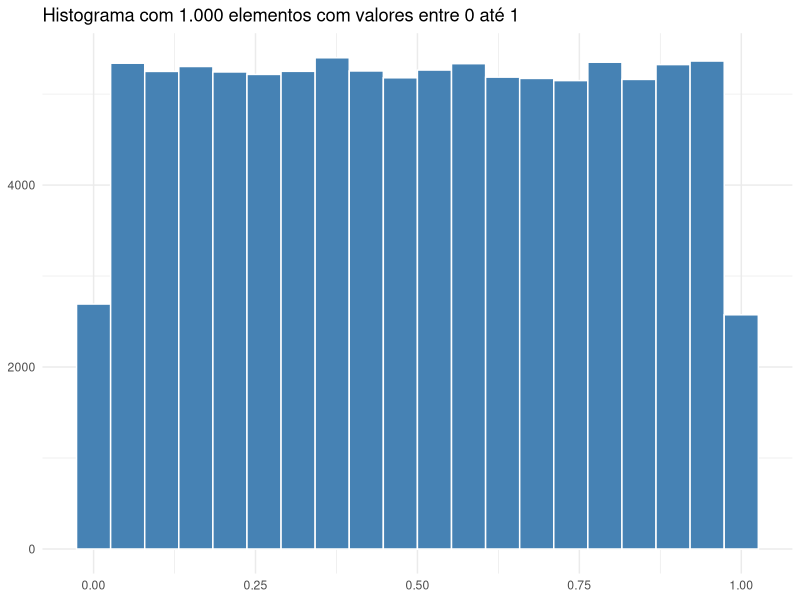
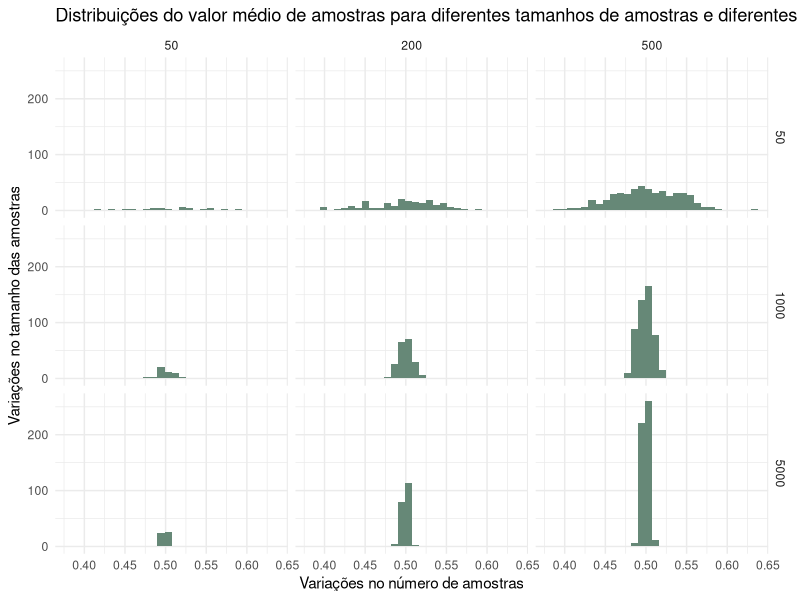

Generate these figures, in order, with R:
## ---- chunk 1
#| echo: fenced
#| warning: false
#| message: false
library(tidyverse)

num = 100000

# criamos uma população de 1000 elementos distribuidos entre 0 e 1 uniformemente
populacao = tibble(elemento = runif(n = num))

populacao |> 
  ggplot() +
  geom_histogram(aes(elemento), 
                 bins = 20,
                 fill = "steelblue",
                 color = "white") +
  theme_minimal() +
  labs(title = "Histograma com 1.000 elementos com valores entre 0 até 1",
       x = NULL,
       y = NULL)

## ---- chunk 2
# 1k médias de amostras de tamanho 50

my_data = tibble(
  sample_size = as.integer(c(50, 1000, 5000)),
  num_of_samples = as.integer(c(50, 200, 500))
)

combined_data <- 
  my_data |> 
  expand(sample_size, num_of_samples)

computes_dist_of_means_of_samples <- function(a_vector, sample_size, num_of_samples) {
  1:num_of_samples |> 
    map(~ sample(a_vector, 
                 sample_size) |> 
          mean()) |> 
    reduce(c) 
}

combined_data <- 
combined_data |> 
  group_by(sample_size, num_of_samples) |> 
  summarise(values = computes_dist_of_means_of_samples(populacao$elemento,
                                                    sample_size,
                                                    num_of_samples))
  

combined_data |> 
  ggplot(aes(x = values)) +
  geom_histogram(fill = "#668877") +
  facet_grid(sample_size ~ num_of_samples) +
  labs(title = "Distribuições do valor médio de amostras para diferentes tamanhos de amostras e diferentes números de amostras coletados",
       x = "Variações no número de amostras",
       y = "Variações no tamanho das amostras") +
  theme_minimal()

